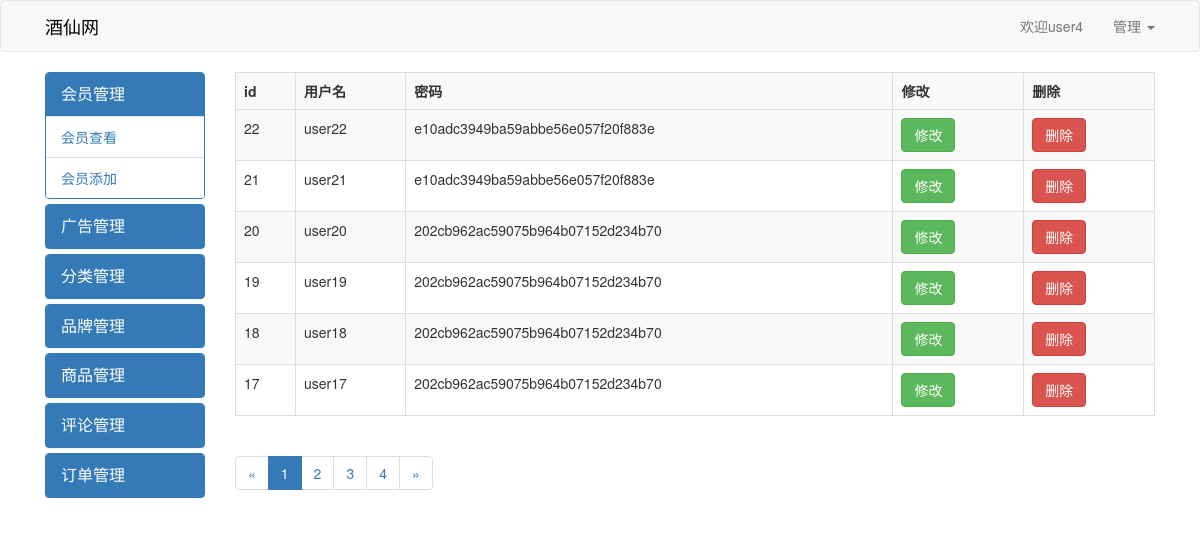
Page /adminkaifa/admin/user/select.php (signed in) on the committed database.
### tables this page shows
CREATE TABLE `user` (
  `id` int(10) UNSIGNED NOT NULL COMMENT 'id' AUTO_INCREMENT primary key,
  `username` varchar(30) NOT NULL COMMENT '用户名',
  `password` char(32) NOT NULL COMMENT '密码',
  `isadmin` tinyint(4) NOT NULL DEFAULT '0'
);

### adminkaifa/admin/user/select.php (the view, shortened to what this page needs)
<?php
include "../public/config.ico.php";
include "../public/Page.class.php";
$sql1="select count(*) from user";
$smt1=$pdo->prepare($sql1);
$smt1->execute();
$sum=$smt1->fetchColumn();
$num=6;
$page=$_GET['page']?$_GET['page']:1;
$page=new Page($sum,$num,$page);
$sql="select * from user order by id desc limit {$page->idx},{$page->num}";
$smt=$pdo->prepare($sql);
$smt->execute();
$rows=$smt->fetchAll();
 ?>
<!doctype html>
<html lang="en">
<head>
	<link rel="stylesheet" href="../../public/css/bootstrap.min.css">
</head>
<body>
	<nav class="navbar navbar-default">
		<div class="container">
			<div class="container-fluid">
				<div class="navbar-header">
			      <a class="navbar-brand" href="../index.php">酒仙网</a>
			    </div>
				<ul class="nav navbar-nav navbar-right">
			        <li><a href="#">欢迎<?php echo $_SESSION['username'] ?></a></li>
			        <li class="dropdown">
				          <a href="#" class="dropdown-toggle" data-toggle="dropdown" role="button" aria-haspopup="true" aria-expanded="false">管理
				          	<span class="caret"></span>
				          </a>
			        </li>
			     </ul>
			</div>
		</div>
	</nav>
	<div class="container">
		<div class="col-md-2">
			<div class="panel-group" id="accordion">
				<div class="panel panel-primary">
					<div class="panel-heading">
						<div class="panel-title">
							<a href="#panel1" data-toggle="collapse" data-parent="#accordion">会员管理</a>
						</div>
					</div>
					<div class="panel-collapse collapse in" id="panel1">
						<ul class="list-group">
						  <li class="list-group-item"><a href="">会员查看</a></li>
						  <li class="list-group-item"><a href="add.php">会员添加</a></li>
						</ul>
					</div>
				</div>
				<div class="panel panel-primary">
					<div class="panel-heading">
						<div class="panel-title">
							<a href="#panel2" data-toggle="collapse" data-parent="#accordion">广告管理</a>
						</div>
					</div>
				</div>
				<div class="panel panel-primary">
					<div class="panel-heading">
						<div class="panel-title">
							<a href="#panel3" data-toggle="collapse" data-parent="#accordion">分类管理</a>
						</div>
					</div>
				</div>
				<div class="panel panel-primary">
					<div class="panel-heading">
						<div class="panel-title">
							<a href="#panel4" data-toggle="collapse" data-parent="#accordion">品牌管理</a>
						</div>
					</div>
				</div>
				<div class="panel panel-primary">
					<div class="panel-heading">
						<div class="panel-title">
							<a href="#panel5" data-toggle="collapse" data-parent="#accordion">商品管理</a>
						</div>
					</div>
				</div>
				<div class="panel panel-primary">
					<div class="panel-heading">
						<div class="panel-title">
							<a href="#panel6" data-toggle="collapse" data-parent="#accordion">评论管理</a>
						</div>
					</div>
				</div>
				<div class="panel panel-primary">
					<div class="panel-heading">
						<div class="panel-title">
							<a href="#panel7" data-toggle="collapse" data-parent="#accordion">订单管理</a>
						</div>
					</div>
				</div>
			</div>
		</div>
		<div class="col-md-10">
			<table class="table table-striped table-bordered table-hover">
				<tr>
					<th>id</th>
					<th>用户名</th>
					<th>密码</th>
					<th>修改</th>
					<th>删除</th>
				</tr>
				<tr>
					<?php
					foreach($rows as $row){
						echo "<tr>";
						echo "<td>{$row['id']}</td>";
						echo "<td>{$row['username']}</td>";
						echo "<td>{$row['password']}</td>";
						echo "<td><a href='revamp.php?id={$row['id']}' class='btn btn-success'>修改</a></td>";
						echo "<td><a href='javascript:' class='btn btn-danger' num='{$row['id']}'>删除</a></td>";
						echo "</tr>";
					}
					 ?>
				</tr>
			</table>
			<?php
			echo $page->show;
			 ?>
		</div>
	</div>
</body>
</html>

### adminkaifa/admin/user/select.php (style rules this page uses)
.navbar-brand { color: #000!important; }

### rows in the picture
user: id "22", username "user22", password "e10adc3949ba59abbe56e057f20f883e"
user: id "21", username "user21", password "e10adc3949ba59abbe56e057f20f883e"
user: id "20", username "user20", password "202cb962ac59075b964b07152d234b70"
user: id "19", username "user19", password "202cb962ac59075b964b07152d234b70"
user: id "18", username "user18", password "202cb962ac59075b964b07152d234b70"
user: id "17", username "user17", password "202cb962ac59075b964b07152d234b70"

### other values in the picture
$_SESSION['username'] "user4"
